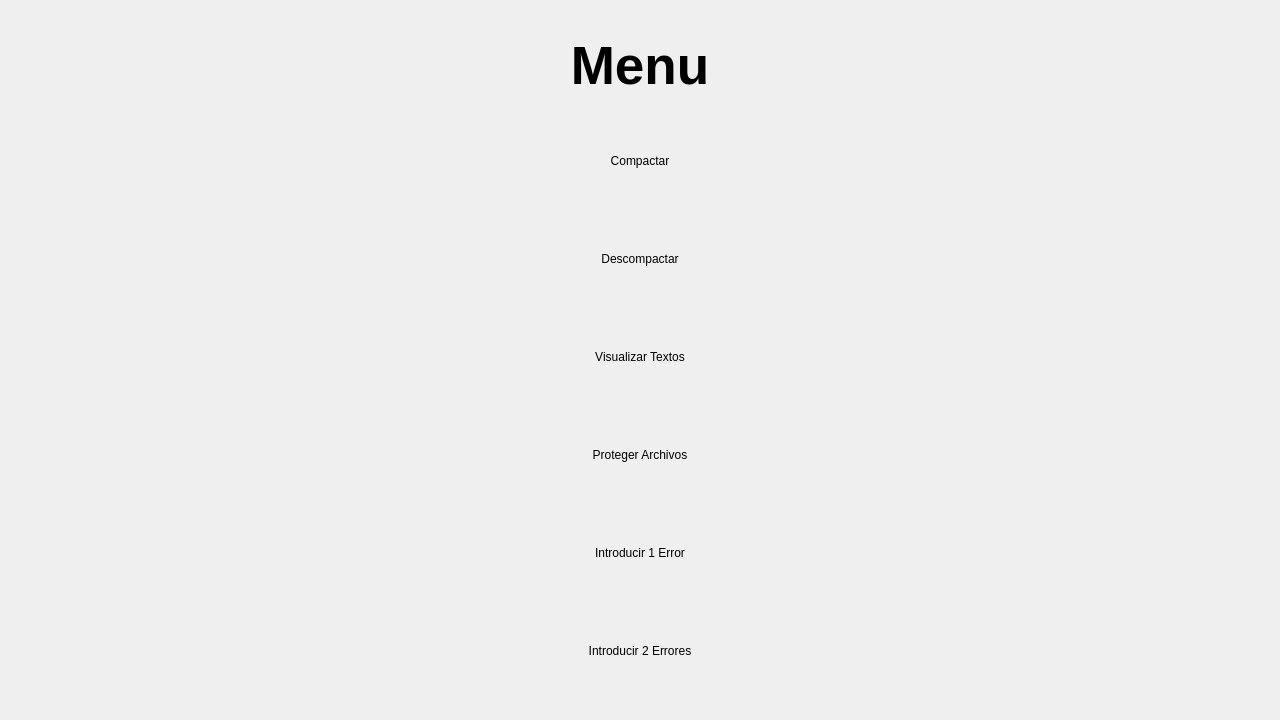
<?xml version="1.0" encoding="UTF-8"?>
<ui version="4.0">
 <class>Inicio</class>
 <widget class="QWidget" name="Inicio">
  <property name="geometry">
   <rect>
    <x>0</x>
    <y>0</y>
    <width>1280</width>
    <height>720</height>
   </rect>
  </property>
  <property name="windowTitle">
   <string>Form</string>
  </property>
  <layout class="QGridLayout" name="gridLayout">
   <item row="5" column="1">
    <widget class="QPushButton" name="addError1_btn">
     <property name="maximumSize">
      <size>
       <width>1100</width>
       <height>70</height>
      </size>
     </property>
     <property name="text">
      <string>Introducir 1 Error</string>
     </property>
     <property name="autoDefault">
      <bool>true</bool>
     </property>
     <property name="flat">
      <bool>true</bool>
     </property>
    </widget>
   </item>
   <item row="3" column="1">
    <widget class="QPushButton" name="showFiles_btn_2">
     <property name="maximumSize">
      <size>
       <width>1100</width>
       <height>70</height>
      </size>
     </property>
     <property name="text">
      <string>Visualizar Textos</string>
     </property>
     <property name="default">
      <bool>false</bool>
     </property>
     <property name="flat">
      <bool>true</bool>
     </property>
    </widget>
   </item>
   <item row="1" column="1">
    <widget class="QPushButton" name="compact_btn">
     <property name="sizePolicy">
      <sizepolicy hsizetype="Minimum" vsizetype="Fixed">
       <horstretch>0</horstretch>
       <verstretch>0</verstretch>
      </sizepolicy>
     </property>
     <property name="maximumSize">
      <size>
       <width>1000</width>
       <height>70</height>
      </size>
     </property>
     <property name="sizeIncrement">
      <size>
       <width>0</width>
       <height>0</height>
      </size>
     </property>
     <property name="baseSize">
      <size>
       <width>0</width>
       <height>0</height>
      </size>
     </property>
     <property name="autoFillBackground">
      <bool>false</bool>
     </property>
     <property name="text">
      <string>Compactar</string>
     </property>
     <property name="autoDefault">
      <bool>false</bool>
     </property>
     <property name="default">
      <bool>false</bool>
     </property>
     <property name="flat">
      <bool>true</bool>
     </property>
    </widget>
   </item>
   <item row="0" column="1">
    <widget class="QLabel" name="menuLabel">
     <property name="maximumSize">
      <size>
       <width>400</width>
       <height>65</height>
      </size>
     </property>
     <property name="font">
      <font>
       <pointsize>40</pointsize>
       <bold>true</bold>
       <hintingpreference>PreferNoHinting</hintingpreference>
      </font>
     </property>
     <property name="text">
      <string>Menu</string>
     </property>
     <property name="alignment">
      <set>Qt::AlignmentFlag::AlignCenter</set>
     </property>
    </widget>
   </item>
   <item row="4" column="1">
    <widget class="QPushButton" name="protect_btn">
     <property name="maximumSize">
      <size>
       <width>1100</width>
       <height>70</height>
      </size>
     </property>
     <property name="text">
      <string>Proteger Archivos</string>
     </property>
     <property name="flat">
      <bool>true</bool>
     </property>
    </widget>
   </item>
   <item row="2" column="1">
    <widget class="QPushButton" name="decompact_btn">
     <property name="maximumSize">
      <size>
       <width>1100</width>
       <height>70</height>
      </size>
     </property>
     <property name="text">
      <string>Descompactar</string>
     </property>
     <property name="default">
      <bool>false</bool>
     </property>
     <property name="flat">
      <bool>true</bool>
     </property>
    </widget>
   </item>
   <item row="6" column="1">
    <widget class="QPushButton" name="addError2_btn">
     <property name="maximumSize">
      <size>
       <width>1100</width>
       <height>70</height>
      </size>
     </property>
     <property name="text">
      <string>Introducir 2 Errores</string>
     </property>
     <property name="autoDefault">
      <bool>true</bool>
     </property>
     <property name="flat">
      <bool>true</bool>
     </property>
    </widget>
   </item>
  </layout>
 </widget>
 <resources/>
 <connections/>
</ui>
